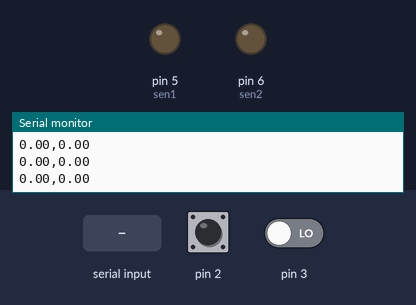
This sketch was run on a simulated Arduino Uno, built with avr-gcc and run on an emulated ATmega328P. Shown: output pins drawn as LEDs (lit = HIGH), the last lines printed to the serial monitor. The test bench sets the inputs (shaded band); at power-on: pin 3 LOW, pin 2 HIGH.

Above: at 1.2 s.
1.3 s: pin 3 driven HIGH
4.3 s: "5\n" received over Serial
At 4.7 s:
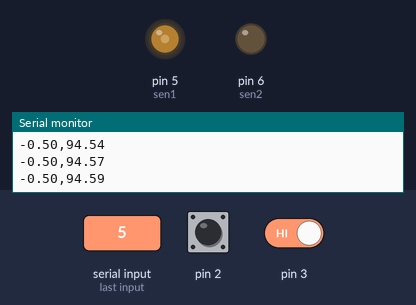
7.3 s: "90,45,200\n" received over Serial
At 8.7 s:
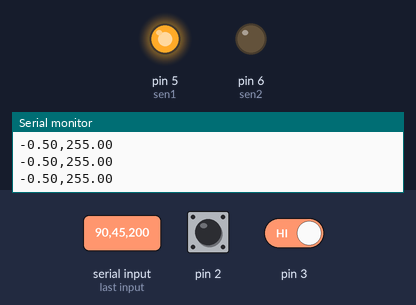
Timing chart, 0 to 10.3 s (numbered marks = the images above; inputs shaded):
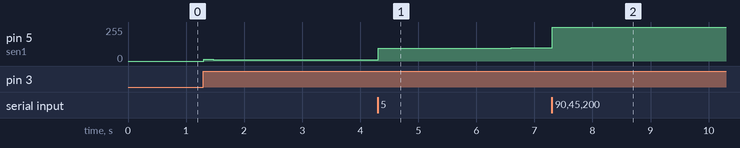

Measured:
- after the input at 4.3 s, pin 5 (sen1): moves from 9/255 to 99/255 over 2.9 s, starting at once

The sketch:

Controlgiroarduino_V2.ino
```cpp
/*
Conexiones:
          Encoder
Cable amarillo (A)  -> Pin 2
Cable verde    (B)  -> Pin 3

Cable negro          ->GND
Cable azul           ->5V

          Puente H
In1                  ->Pin 6
In2                  ->Pin 5
GND                  ->GND
5V                   ->5V


0.8,0.023,0.1
Recuerda conectar la tierra del arduino
*/

int dt_us = 2000;              // muestreo en micro-segundos
float dt = dt_us * 0.000001;   // muestro en segudos
unsigned long t1 = 0, t2 = 0;  // Tiempos para intervalos
unsigned long k = 0;           // Contador de muestras

int Np = 0;                  // Número de pulsos
const float R = 0.5;         // Resolución de salida           ////////////////Valor a modificar
float th = 0, thp = 0;       // Posición angular y valor pasado
float dth_d = 0, dth_f = 0;  // derivada discreta y s. filtrada
float alpha = 0.05;          // Coeficiente de filtro

//float kp = 0.48222, kd = 0.20961, ki = 0.23562;
//float kp = 1.5, kd = 0.10961, ki = 0.5562; // P
//float kp = 0.23, kd = 0.0470, ki = 0; // PD
float kp = 0.8, kd = 0.023, ki = 0.1;  // PID
float e = 0, de = 0, inte = 0;
float u = 0, usat = 0;  // SEÑAL DE CONTROL
float PWM = 0;          // SEÑAL PWM
float th_des = 0;       // CONSIGNA DEL CONTROL

// REVISAR CAUTELOSAMENTE EL SENTIDO DE GIRO
const int sen1 = 5;  //--------------------------PIN5
const int sen2 = 6;  //--------------------------PIN6

String consigna;

void setup() {
  // Comunicación Serial
  Serial.begin(9600);
  attachInterrupt(digitalPinToInterrupt(2), CH_A, RISING);  //--------------------------PIN2
  attachInterrupt(digitalPinToInterrupt(3), CH_B, RISING);  //--------------------------PIN3

  // Salidas de control PWM
  pinMode(sen1, OUTPUT);
  pinMode(sen2, OUTPUT);
}

void loop() {
  // El código se debe escribir entre la toma de los tiempo
  t1 = micros();  //Muestra de tiempo 1
  // ****************************************
  // LEER CONSIGNA DE CONTROL
  if (Serial.available() > 0) {
    consigna = Serial.readStringUntil('\n');
    consigna.trim();  // Eliminar espacios y saltos de línea

    int coma1 = consigna.indexOf(',');
    int coma2 = consigna.indexOf(',', coma1 + 1);
    int coma3 = consigna.indexOf(',', coma2 + 1);

    if (coma1 == -1) {
      // Solo contiene el setpoint
      th_des = consigna.toFloat();
    } else {
      // Extraer setpoint, kp, kd, ki
      th_des = consigna.substring(0, coma1).toFloat();
      kp = consigna.substring(coma1 + 1, coma2).toFloat();
      kd = consigna.substring(coma2 + 1, coma3).toFloat();
      ki = consigna.substring(coma3 + 1).toFloat();
    }
  }

  th = R * Np;              // Toma de muestra
  dth_d = (th - thp) / dt;  // Derivada discreta

  // Filtro de la velocidad
  dth_f = alpha * dth_d + (1 - alpha) * dth_f;

  /* Calcular elemetos del control */
  ////////////////////////////////////
  e = th_des - th;       // ERROR
  de = -dth_f;           // DERIVADA DEL ERROR
  inte = inte + e * dt;  // INTEGRAL DEL ERROR

  // CONTROL PID
  u = kp * e + kd * de + ki * inte;  // VOLTAJE

  usat = constrain(u, -12, 12);  // SATURACION         ////////////////Valor a modificar

  // PWM 0 a 255
  PWM = usat * 21.25;  // 255/12V = 21.25       // 255/6V = 42.5               ////////////////Valor a modificar

  // MANDAR SEÑAL DE CONTROL COMO PWM
  if (PWM > 0) {
    analogWrite(sen1, PWM);
    analogWrite(sen2, 0);
  }
  if (PWM < 0) {
    analogWrite(sen1, 0);
    analogWrite(sen2, -1 * PWM);
  }

  k = k + 1;  // Número de muestra
  thp = th;   // Guardar valor de th

  // Imprimir los valores
  Serial.print(th);
  Serial.print(',');
  Serial.println(PWM);
  // ****************************************
  t2 = micros();  //Muestra de tiempo 2
  while ((t2 - t1) < dt_us) {
    t2 = micros();
  }
  //Serial.println(t2-t1);
}

void CH_A() {
  if (digitalRead(3) == HIGH)
    Np = Np + 1;
  if (digitalRead(3) == LOW)
    Np = Np - 1;
}

void CH_B() {
  if (digitalRead(2) == LOW)
    Np = Np + 1;
  if (digitalRead(2) == HIGH)
    Np = Np - 1;
}
```
